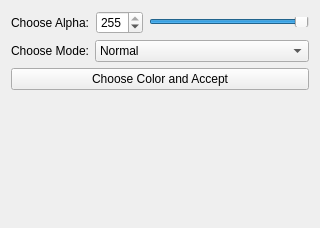
<?xml version="1.0" encoding="UTF-8"?>
<ui version="4.0">
 <class>AddColor</class>
 <widget class="QWidget" name="AddColor">
  <property name="geometry">
   <rect>
    <x>0</x>
    <y>0</y>
    <width>320</width>
    <height>228</height>
   </rect>
  </property>
  <property name="windowTitle">
   <string>Form</string>
  </property>
  <layout class="QVBoxLayout" name="verticalLayout">
   <item>
    <layout class="QHBoxLayout" name="horizontalLayout">
     <item>
      <widget class="QLabel" name="label">
       <property name="text">
        <string>Choose Alpha:</string>
       </property>
      </widget>
     </item>
     <item>
      <widget class="QSpinBox" name="spinBox">
       <property name="maximum">
        <number>255</number>
       </property>
       <property name="value">
        <number>255</number>
       </property>
      </widget>
     </item>
     <item>
      <widget class="QSlider" name="horizontalSlider">
       <property name="maximumSize">
        <size>
         <width>16777215</width>
         <height>10</height>
        </size>
       </property>
       <property name="maximum">
        <number>255</number>
       </property>
       <property name="value">
        <number>255</number>
       </property>
       <property name="orientation">
        <enum>Qt::Horizontal</enum>
       </property>
      </widget>
     </item>
    </layout>
   </item>
   <item>
    <layout class="QHBoxLayout" name="horizontalLayout_2">
     <item>
      <widget class="QLabel" name="label_2">
       <property name="text">
        <string>Choose Mode:</string>
       </property>
      </widget>
     </item>
     <item>
      <widget class="QComboBox" name="comboBox">
       <property name="sizePolicy">
        <sizepolicy hsizetype="Expanding" vsizetype="Fixed">
         <horstretch>0</horstretch>
         <verstretch>0</verstretch>
        </sizepolicy>
       </property>
       <item>
        <property name="text">
         <string>Normal</string>
        </property>
       </item>
       <item>
        <property name="text">
         <string>Darken</string>
        </property>
       </item>
       <item>
        <property name="text">
         <string>Multiply</string>
        </property>
       </item>
       <item>
        <property name="text">
         <string>Color Burn</string>
        </property>
       </item>
       <item>
        <property name="text">
         <string>Linear Burn</string>
        </property>
       </item>
       <item>
        <property name="text">
         <string>Lighten</string>
        </property>
       </item>
       <item>
        <property name="text">
         <string>Screen</string>
        </property>
       </item>
       <item>
        <property name="text">
         <string>Color Dodge</string>
        </property>
       </item>
       <item>
        <property name="text">
         <string>Linear Dodge</string>
        </property>
       </item>
      </widget>
     </item>
    </layout>
   </item>
   <item>
    <widget class="QPushButton" name="pushButton">
     <property name="text">
      <string>Choose Color and Accept</string>
     </property>
    </widget>
   </item>
   <item>
    <spacer name="verticalSpacer">
     <property name="orientation">
      <enum>Qt::Vertical</enum>
     </property>
     <property name="sizeHint" stdset="0">
      <size>
       <width>20</width>
       <height>40</height>
      </size>
     </property>
    </spacer>
   </item>
  </layout>
 </widget>
 <resources/>
 <connections/>
</ui>
